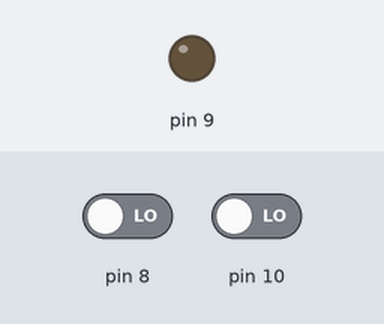
The sketch below on a simulated Arduino Uno, built with avr-gcc and run on an emulated ATmega328P. On the bench: output pins drawn as LEDs (lit = HIGH). The test bench sets the inputs (shaded band); at power-on: pin 8 LOW, pin 10 LOW. What the sketch prints to the serial monitor is not drawn.

Above: at 1.2 s.
1.3 s: pin 8 driven HIGH
At 1.9 s:
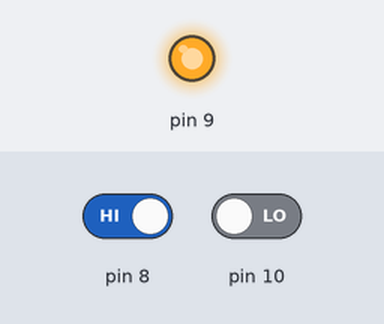
Timing chart, 0 to 4.3 s (numbered marks = the images above; inputs shaded):
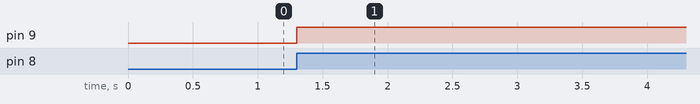

Measured:
- after the input at 1.3 s, pin 9: LOW → HIGH at once

The sketch:

tercer.ino
```cpp
char a = 0, b = 0;
char x;

void setup() {
pinMode(8, INPUT);
pinMode(9, OUTPUT);
pinMode(10, INPUT);
Serial.begin(9600);
}

void loop() {
//x = Serial.read();

if(digitalRead(8) == HIGH){
	a = 1;
	Serial.println(a);
	Serial.println(b);
}
// Perquè es mantingui encès farem un while
while (a == 1){
	digitalWrite(9, HIGH);

if(digitalRead(10) == HIGH){
	a = 0;
	Serial.println(a);
	Serial.println(b);
}
// Un altre while perquè es mantingui apagat
while (a == 0){
digitalWrite(9,LOW);
}
}
}
```
